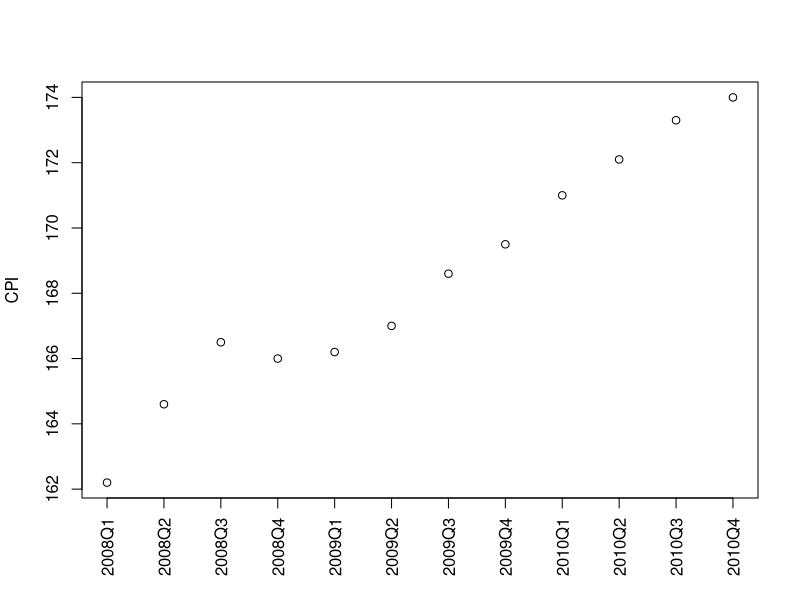
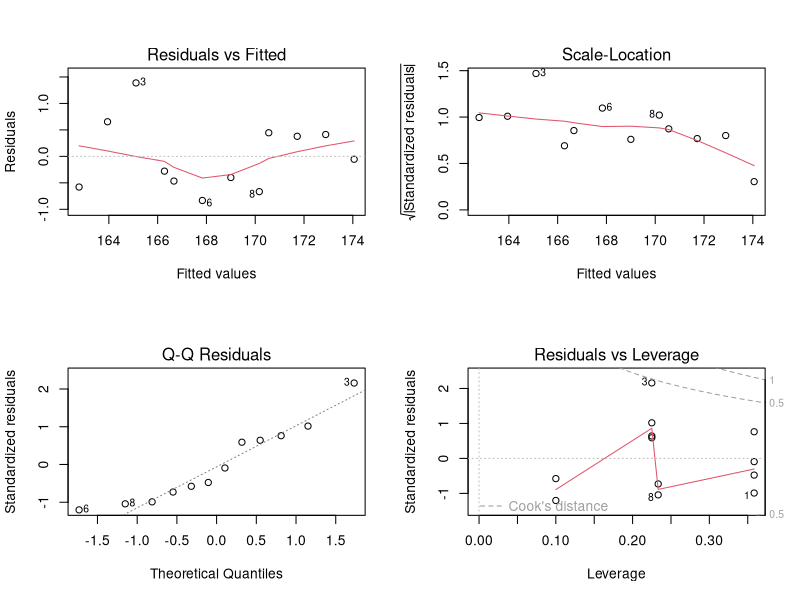
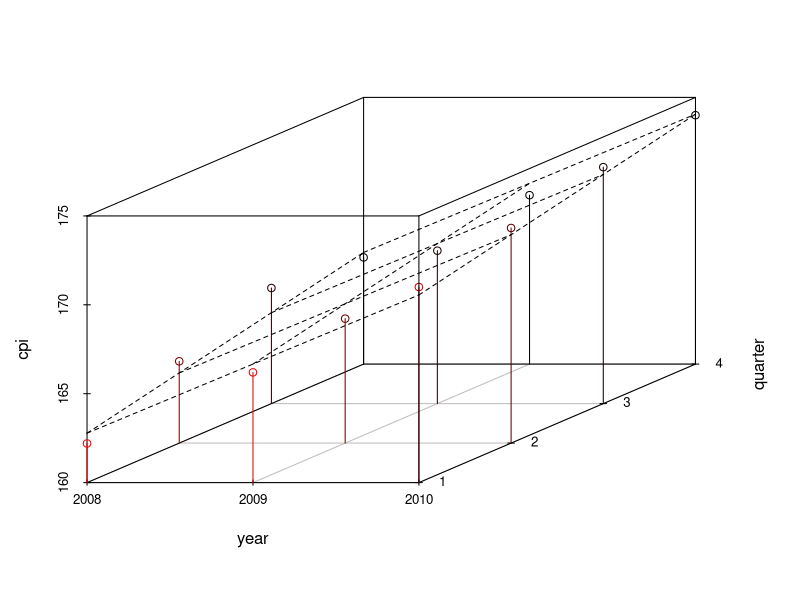
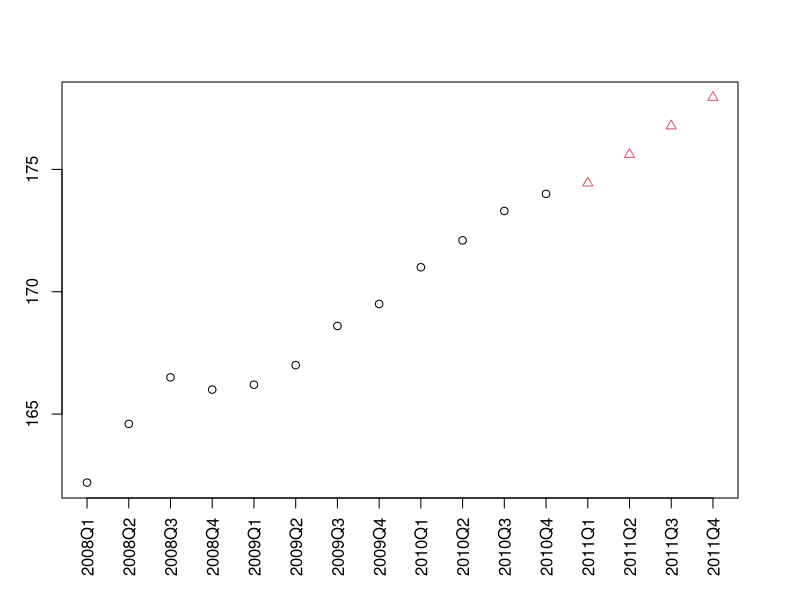
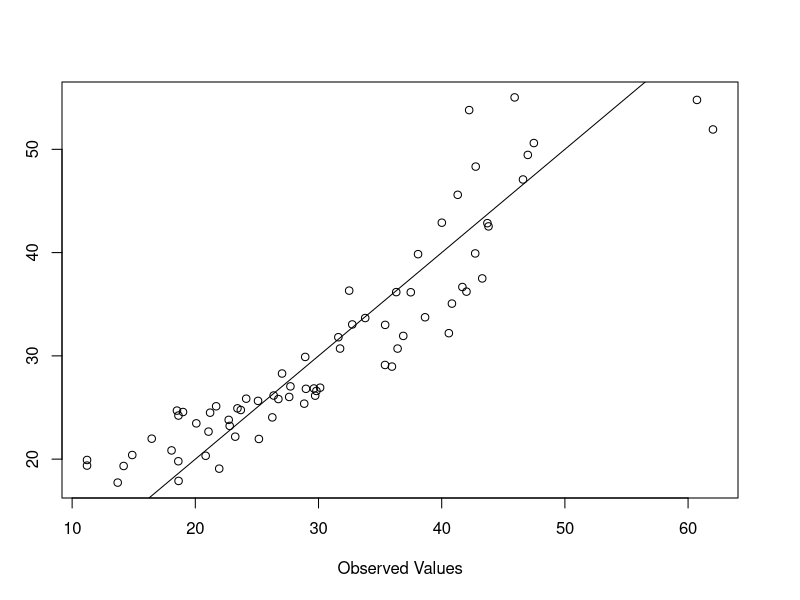

Write the R code that produced these figures, in order.
## ---- chunk 1
# cpi <- read.csv("CPI.csv")
year <- rep(2008:2010, each=4)
quarter <- rep(1:4, 3)
cpi <- c(162.2, 164.6, 166.5, 166.0, 
         166.2, 167.0, 168.6, 169.5, 
         171.0, 172.1, 173.3, 174.0)
plot(cpi, xaxt="n", ylab="CPI", xlab="")
# draw x-axis
axis(1, labels=paste(year,quarter,sep="Q"), at=1:12, las=3)
## ---- chunk 2
cor(year,cpi)
cor(quarter,cpi)
## ---- chunk 3
fit <- lm(cpi ~ year + quarter)
fit
## ---- chunk 4
(cpi2011 <- fit$coefficients[[1]] + fit$coefficients[[2]]*2011 +
            fit$coefficients[[3]]*(1:4))
## ---- chunk 5
attributes(fit)
fit$coefficients
## ---- chunk 6
# differences between observed values and fitted values
residuals(fit)
summary(fit)
## ---- chunk 7
## The chunk above simply output code to document, and the results are produced by the chunk below.
layout(matrix(c(1,2,3,4),2,2)) # 4 graphs per page 
plot(fit)
layout(matrix(1)) # change back to one graph per page 
## ---- chunk 8
library(scatterplot3d)
s3d <- scatterplot3d(year, quarter, cpi, highlight.3d=T, type="h", lab=c(2,3))
s3d$plane3d(fit)
## ---- chunk 9
data2011 <- data.frame(year=2011, quarter=1:4)
cpi2011 <- predict(fit, newdata=data2011)
style <- c(rep(1,12), rep(2,4))
plot(c(cpi, cpi2011), xaxt="n", ylab="CPI", xlab="", pch=style, col=style)
axis(1, at=1:16, las=3,
     labels=c(paste(year,quarter,sep="Q"), "2011Q1", "2011Q2", "2011Q3", "2011Q4"))
## ---- chunk 10
data("bodyfat", package="TH.data")
myFormula <- DEXfat ~ age + waistcirc + hipcirc + elbowbreadth + kneebreadth
bodyfat.glm <- glm(myFormula, family = gaussian("log"), data = bodyfat)
summary(bodyfat.glm)
pred <- predict(bodyfat.glm, type="response")
## ---- chunk 11
plot(bodyfat$DEXfat, pred, xlab="Observed Values", ylab="Predicted Values")
abline(a=0, b=1)
